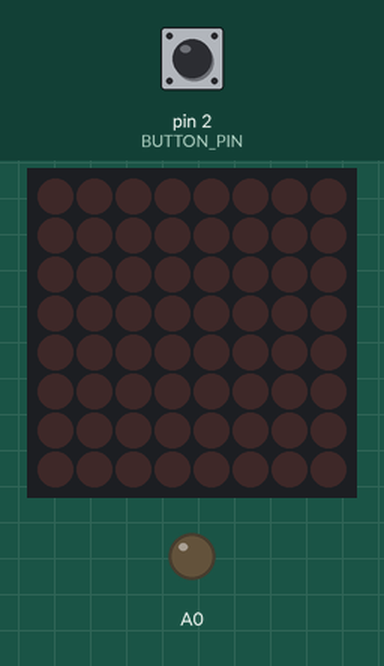
This sketch was run on a simulated Arduino Uno, built with avr-gcc and run on an emulated ATmega328P. On the bench: 8×8 LED matrix, output pins drawn as LEDs (lit = HIGH). The test bench sets the inputs (shaded band); at power-on: pin 2 (BUTTON_PIN) HIGH. Random numbers use the default seed unless the sketch sets one.

Above: at 1.2 s.
1.3 s: pin 2 (BUTTON_PIN) pulled LOW for 1 s
At 2.7 s:
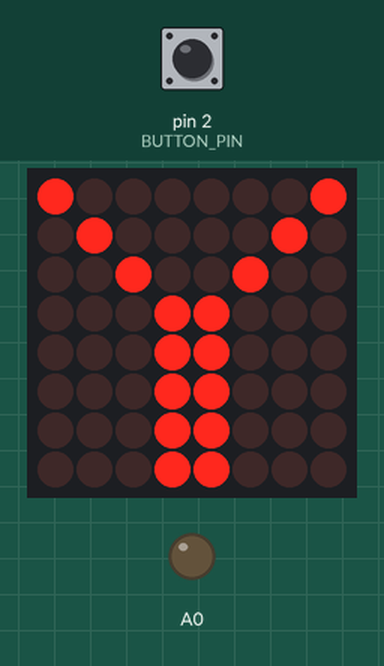
3.8 s: pin 2 (BUTTON_PIN) pulled LOW for 3.2 s
At 8.4 s:
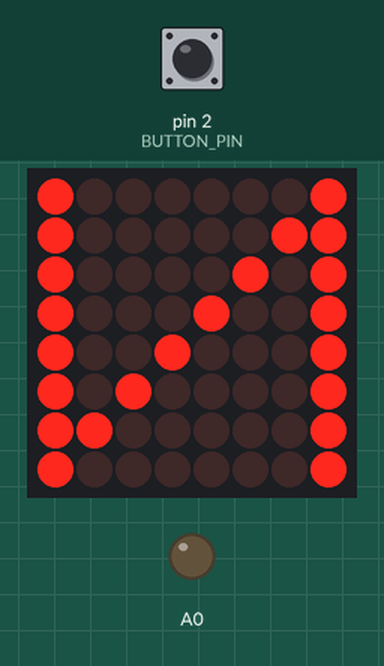
Timing chart, 0 to 9.9 s (numbered marks = the images above; inputs shaded):
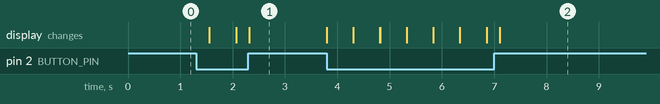

Measured:
- after the input at 1.3 s, the display: first changes after 0.25 s (image 1 shows a later state)
- after the input at 3.8 s, the display: first changes at once (image 2 shows a later state)

The sketch:

sketch.ino
```cpp
#include "LedControl.h"

// Set up the matrix pins: DIN=11, CLK=13, CS=10
LedControl lc = LedControl(11, 13, 10, 1);

const int BUTTON_PIN = 2;

void setup() {
  lc.shutdown(0, false);       // Wake up the display
  lc.setIntensity(0, 8);       // Set mid-level brightness
  lc.clearDisplay(0);

  pinMode(BUTTON_PIN, INPUT_PULLUP);

   pinMode(A0, OUTPUT);
  digitalWrite(A0, LOW);
}

void drawY() {
  lc.clearDisplay(0);
  lc.setLed(0, 0, 0, true);
  lc.setLed(0, 1, 1, true);
  lc.setLed(0, 2, 2, true);
  lc.setLed(0, 3, 3, true);
  lc.setLed(0, 0, 7, true);
  lc.setLed(0, 1, 6, true);
  lc.setLed(0, 2, 5, true);
  lc.setLed(0, 3, 4, true);
  lc.setLed(0, 4, 3, true);
  lc.setLed(0, 4, 4, true);
  lc.setLed(0, 5, 3, true);
  lc.setLed(0, 5, 4, true);
  lc.setLed(0, 6, 3, true);
  lc.setLed(0, 6, 4, true);
  lc.setLed(0, 7, 3, true);
  lc.setLed(0, 7, 4, true);
}

void drawN() {
  lc.clearDisplay(0);

  lc.setLed(0, 7, 7, true);
  lc.setLed(0, 6, 7, true);
  lc.setLed(0, 5, 7, true);
  lc.setLed(0, 4, 7, true);
  lc.setLed(0, 3, 7, true);
  lc.setLed(0, 2, 7, true);
  lc.setLed(0, 1, 7, true);
  lc.setLed(0, 0, 7, true);
  lc.setLed(0, 1, 6, true);
  lc.setLed(0, 2, 5, true);
  lc.setLed(0, 3, 4, true);
  lc.setLed(0, 4, 3, true);
  lc.setLed(0, 5, 2, true);
  lc.setLed(0, 6, 1, true);
  lc.setLed(0, 7, 0, true);
  lc.setLed(0, 7, 0, true);
  lc.setLed(0, 6, 0, true);
  lc.setLed(0, 5, 0, true);
  lc.setLed(0, 4, 0, true);
  lc.setLed(0, 3, 0, true);
  lc.setLed(0, 2, 0, true);
  lc.setLed(0, 1, 0, true);
  lc.setLed(0, 0, 0, true);
}

void loop() {
  int buttonState = digitalRead(BUTTON_PIN);
  if (buttonState == LOW) {
    lc.clearDisplay(0);     // Turn all pixels off initially
    delay(250);
    int choice = random(0, 2);

    if (choice == 0) {
      drawY();
    } else {
      drawN();
    }

  }

}
```
